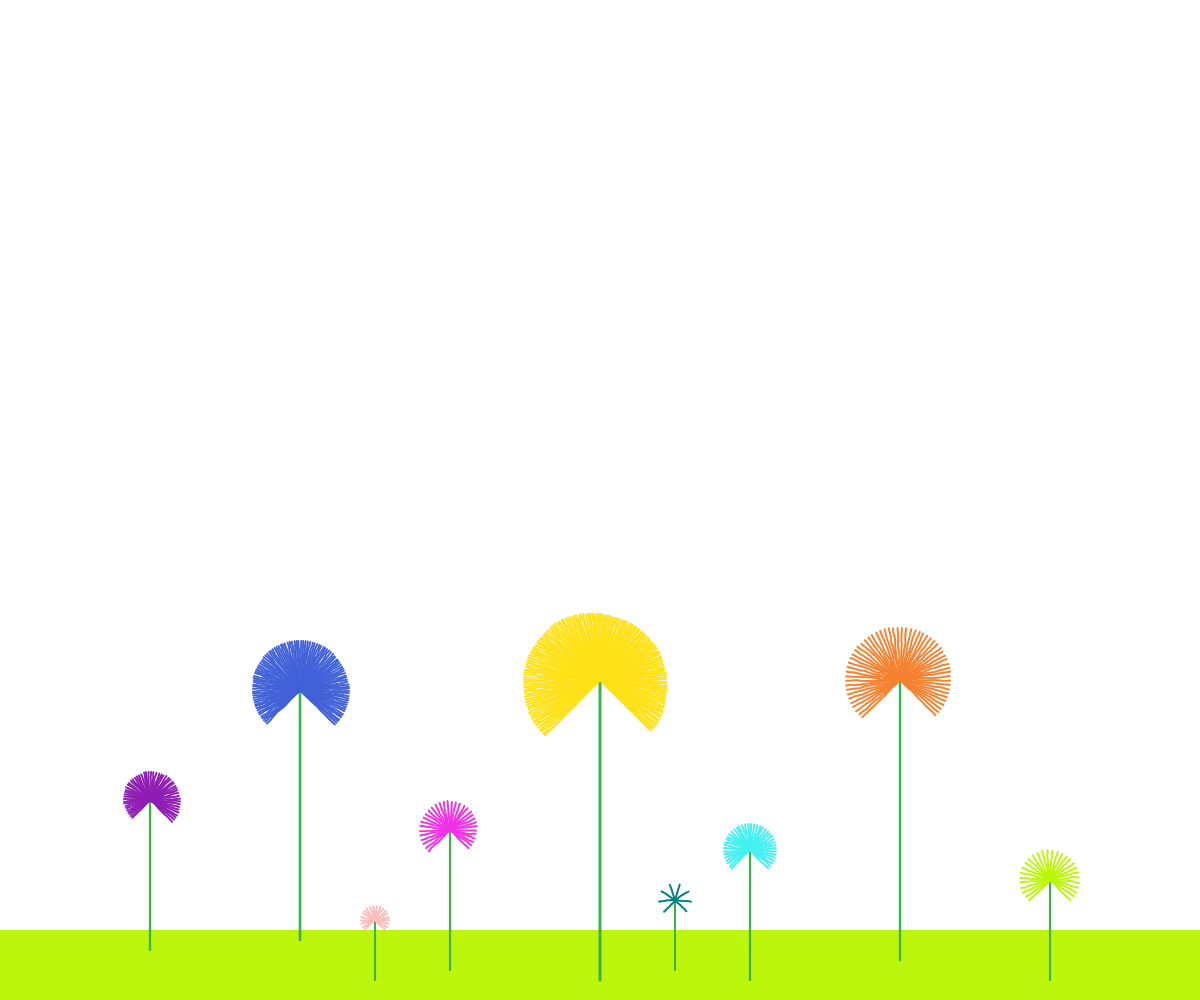
Frame 1 (no input)
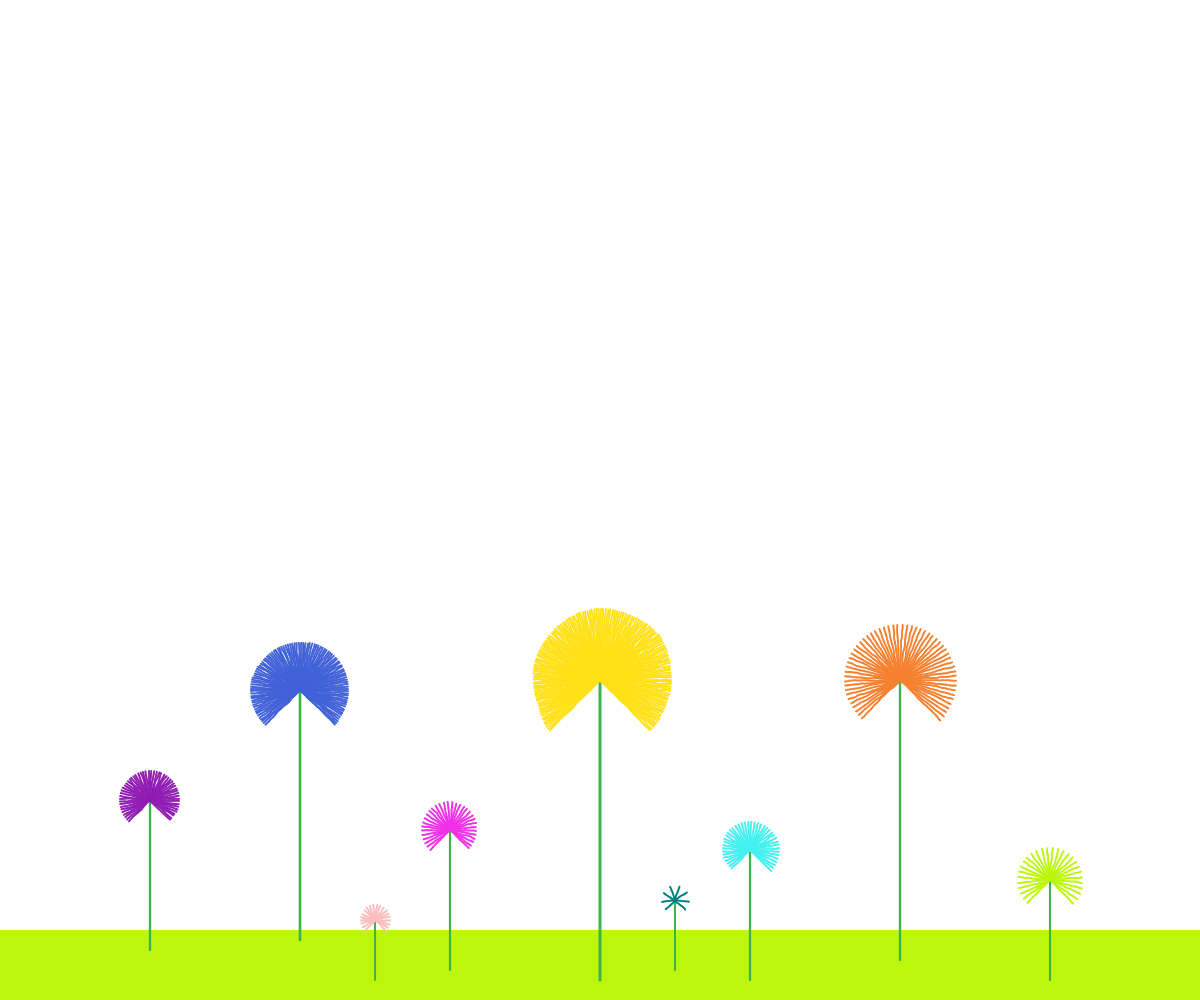
Frame 2 (the mouse pressed at the canvas centre, redrawn once)

The p5.js sketch that drew these frames (run headless with seeded random() and noise() and a simulated clock; the mouse was pressed at the canvas centre and the sketch redrawn once):

// p5.js sketch
// ── sketch.js
// https://sashamaps.net/docs/resources/20-colors/
const colorList = ['#e6194b', '#3cb44b', '#ffe119', '#4363d8', '#f58231', '#911eb4', '#46f0f0', '#f032e6', '#bcf60c', '#fabebe', '#008080', '#e6beff', '#9a6324', '#fffac8', '#800000', '#aaffc3', '#808000', '#ffd8b1', '#000075', '#808080', '#ffffff', '#000000']

// hours a week doing stuff. 
// in a better example, you'd maybe have categories here, 
//   to go along with the values
const data = [36,25,14,13,10,8,7,5,2]

function setup() {
  createCanvas(windowWidth, windowHeight);
  noLoop()
}

function draw() {
  background('white')
  noStroke()
  fill('#bcf60c')
  rect(0,height-70,width,70)
  // here you'd probably want to algorithmically place them
  flower(width/2,height-20,300,70,colorList[2],data[0])
  flower(width/4,height-60,250,50,colorList[3],data[1])
  flower(3*width/4,height-40,280,50,colorList[4],data[2])
  flower(width/8,height-50,150,30,colorList[5],data[3])
  flower(5*width/8,height-20,130,30,colorList[6],data[4])
  flower(3*width/8,height-30,140,30,colorList[7],data[5])
  flower(7*width/8,height-20,100,30,colorList[8],data[6])
  flower(5*width/16,height-20,60,15,colorList[9],data[7])
  flower(9*width/16,height-30,70,15,colorList[10],data[8])  
}

function flower( x, y, h, r, c, n) {
  stroke('#3cb44b')
  strokeWeight(map(n,2,36,2,3))
  line(x,y,x,y-h)
  strokeWeight(1)
  noStroke()
  fill(c)
  push()
  translate(x,y-h)
  // n*4 => map quarter hours
  const dr = (3 * PI/2)/(n*4-1)
  rotate(3*PI/4)
  // perlin noise for the length of the lines
  let tr = random(10000)
  for( let i = 1; i <= n*4; i++) {   
    const x = map( noise(tr), 0, 1, 0.7 * r, 1.3*r )
    tr += 0.01
    hdline(0,0,x,0)       
    rotate(dr)
  }
  pop()
}

// hand draw line effect.
function hdline(x1,y1,x2,y2) {
  let ty = random(10000)
  for( let x = x1; x <= x2; x++ ) {
    const y = map( noise(ty), 0, 1, -1, 1)
    ty += 0.1
    circle(x, y, 2)
  }
}
